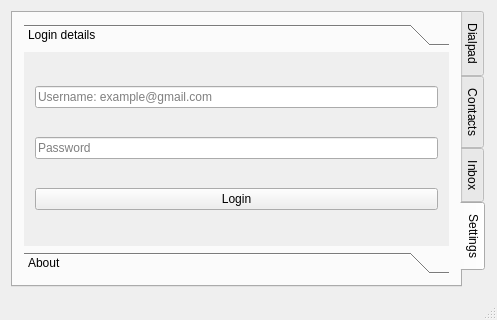
<?xml version="1.0" encoding="UTF-8"?>
<ui version="4.0">
 <class>MainWindow</class>
 <widget class="QMainWindow" name="MainWindow">
  <property name="geometry">
   <rect>
    <x>0</x>
    <y>0</y>
    <width>497</width>
    <height>320</height>
   </rect>
  </property>
  <property name="windowTitle">
   <string>MainWindow</string>
  </property>
  <widget class="QWidget" name="centralWidget">
   <layout class="QVBoxLayout" name="verticalLayout">
    <item>
     <widget class="QTabWidget" name="tabWidget">
      <property name="tabPosition">
       <enum>QTabWidget::East</enum>
      </property>
      <property name="currentIndex">
       <number>3</number>
      </property>
      <widget class="QWidget" name="dialTab">
       <attribute name="title">
        <string>Dialpad</string>
       </attribute>
       <layout class="QHBoxLayout" name="horizontalLayout">
        <property name="sizeConstraint">
         <enum>QLayout::SetDefaultConstraint</enum>
        </property>
        <item>
         <widget class="QWidget" name="numDisp" native="true"/>
        </item>
        <item>
         <widget class="QWidget" name="keypad" native="true">
          <layout class="QGridLayout" name="gridLayout">
           <property name="sizeConstraint">
            <enum>QLayout::SetFixedSize</enum>
           </property>
           <item row="4" column="3">
            <widget class="QPushButton" name="k4">
             <property name="text">
              <string>4</string>
             </property>
            </widget>
           </item>
           <item row="4" column="6">
            <widget class="QPushButton" name="k5">
             <property name="text">
              <string>5</string>
             </property>
            </widget>
           </item>
           <item row="4" column="9">
            <widget class="QPushButton" name="k6">
             <property name="text">
              <string>6</string>
             </property>
            </widget>
           </item>
           <item row="7" column="6">
            <widget class="QPushButton" name="k8">
             <property name="text">
              <string>8</string>
             </property>
            </widget>
           </item>
           <item row="7" column="9">
            <widget class="QPushButton" name="k9">
             <property name="text">
              <string>9</string>
             </property>
            </widget>
           </item>
           <item row="9" column="3">
            <widget class="QPushButton" name="kstar">
             <property name="text">
              <string>*</string>
             </property>
            </widget>
           </item>
           <item row="9" column="6">
            <widget class="QPushButton" name="k0">
             <property name="text">
              <string>0</string>
             </property>
            </widget>
           </item>
           <item row="9" column="9">
            <widget class="QPushButton" name="khash">
             <property name="text">
              <string>#</string>
             </property>
            </widget>
           </item>
           <item row="3" column="3">
            <widget class="QPushButton" name="k1">
             <property name="text">
              <string>1</string>
             </property>
            </widget>
           </item>
           <item row="3" column="6">
            <widget class="QPushButton" name="k2">
             <property name="text">
              <string>2</string>
             </property>
            </widget>
           </item>
           <item row="3" column="9">
            <widget class="QPushButton" name="k3">
             <property name="text">
              <string>3</string>
             </property>
            </widget>
           </item>
           <item row="7" column="3">
            <widget class="QPushButton" name="k7">
             <property name="text">
              <string>7</string>
             </property>
            </widget>
           </item>
          </layout>
         </widget>
        </item>
       </layout>
      </widget>
      <widget class="QWidget" name="contactsTab">
       <attribute name="title">
        <string>Contacts</string>
       </attribute>
       <layout class="QHBoxLayout" name="horizontalLayout_2">
        <item>
         <widget class="QTreeView" name="contactsView"/>
        </item>
       </layout>
      </widget>
      <widget class="QWidget" name="inboxTab">
       <attribute name="title">
        <string>Inbox</string>
       </attribute>
       <layout class="QHBoxLayout" name="horizontalLayout_3">
        <item>
         <widget class="QTreeView" name="inboxView"/>
        </item>
       </layout>
      </widget>
      <widget class="QWidget" name="settingsTab">
       <attribute name="title">
        <string>Settings</string>
       </attribute>
       <layout class="QVBoxLayout" name="verticalLayout_2">
        <item>
         <widget class="QToolBox" name="toolBox">
          <property name="currentIndex">
           <number>0</number>
          </property>
          <widget class="QWidget" name="loginDetails">
           <property name="geometry">
            <rect>
             <x>0</x>
             <y>0</y>
             <width>436</width>
             <height>177</height>
            </rect>
           </property>
           <attribute name="label">
            <string>Login details</string>
           </attribute>
           <layout class="QVBoxLayout" name="verticalLayout_3">
            <item>
             <widget class="QLineEdit" name="textUsername">
              <property name="placeholderText">
               <string>Username: example@gmail.com</string>
              </property>
             </widget>
            </item>
            <item>
             <widget class="QLineEdit" name="textPassword">
              <property name="echoMode">
               <enum>QLineEdit::Password</enum>
              </property>
              <property name="placeholderText">
               <string>Password</string>
              </property>
             </widget>
            </item>
            <item>
             <widget class="QPushButton" name="loginButton">
              <property name="text">
               <string>Login</string>
              </property>
             </widget>
            </item>
           </layout>
          </widget>
          <widget class="QWidget" name="aboutDetails">
           <property name="geometry">
            <rect>
             <x>0</x>
             <y>0</y>
             <width>96</width>
             <height>26</height>
            </rect>
           </property>
           <attribute name="label">
            <string>About</string>
           </attribute>
          </widget>
         </widget>
        </item>
       </layout>
      </widget>
     </widget>
    </item>
   </layout>
  </widget>
  <widget class="QMenuBar" name="menuBar">
   <property name="geometry">
    <rect>
     <x>0</x>
     <y>0</y>
     <width>497</width>
     <height>25</height>
    </rect>
   </property>
  </widget>
  <widget class="QStatusBar" name="statusBar"/>
 </widget>
 <layoutdefault spacing="6" margin="11"/>
 <resources/>
 <connections>
  <connection>
   <sender>textPassword</sender>
   <signal>editingFinished()</signal>
   <receiver>loginButton</receiver>
   <slot>click()</slot>
   <hints>
    <hint type="sourcelabel">
     <x>237</x>
     <y>159</y>
    </hint>
    <hint type="destinationlabel">
     <x>237</x>
     <y>210</y>
    </hint>
   </hints>
  </connection>
 </connections>
</ui>
